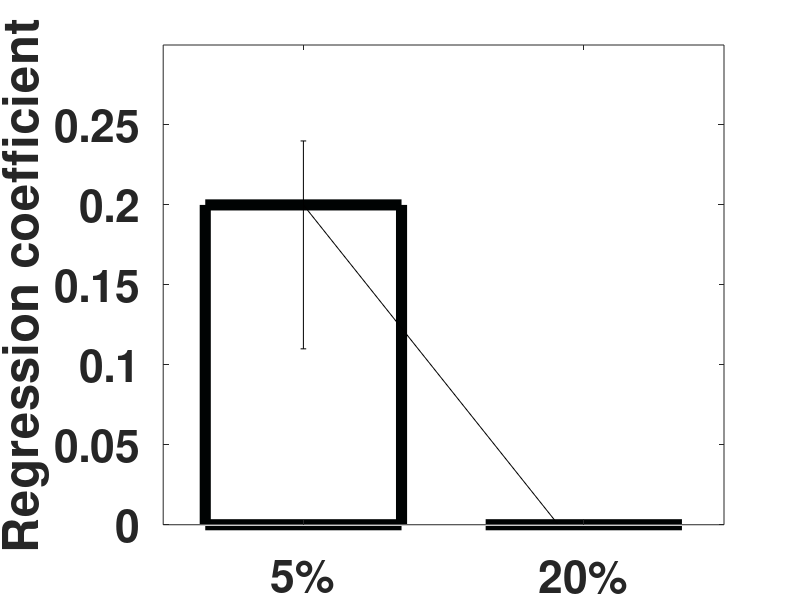

Reproduce this figure in MATLAB. (Note: this script raises an error after producing the figure.)
x=[1; 2];
Gains = [0.20; -0.02];
%error = [0.90; 0.09; 0.11; 0.07; 0.12; 0.05; 0.11; 0.09 ];
interval_lower= [0.09; 0.02];
interval_upper=[0.04; 0.02];
width=0.7;
bar(Gains,width,'FaceColor',[1.0,1.0,1.0],'EdgeColor',[0 .01 .01],'LineWidth',8);
% set('BarWidth',0.8); 
ylabel('Regression coefficient');
%xlabel('5% MCA vs 20% MCA vs 2 32); 
ylim([0, 0.30])
Labels = {'5% ',    '20%'};
set(gca, 'XTick', 1:2, 'XTickLabel', Labels, 'fontweight', 'bold','fontsize', 32);
%legend ('Fitted weights 5% contrast experiment one');
hold on
numgroups=size(Gains,1);
numbars=size(Gains,2);
groupwidth=min(2, numbars/(numbars+2));
errorbar(x, Gains, interval_lower, interval_upper, 'k','linestyle', 'none','linewidth', 8);
box off



